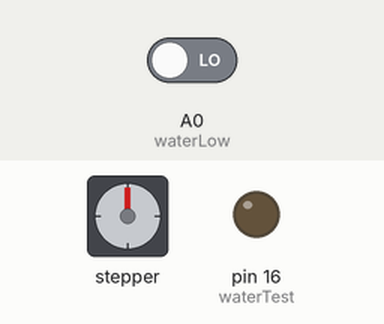
Recording of a sketch running on a simulated Arduino Uno, built with avr-gcc and run on an emulated ATmega328P. On the bench: stepper motor, output pins drawn as LEDs (lit = HIGH). Wiring (inferred from the names in the program): stepper motor (200 steps per turn assumed): coils pin 4, pin 5, pin 6, pin 7. Inputs (shaded band) come from the test bench; at power-on: A0 (waterLow) LOW. The local clock reads 2024-03-15 10:24:30 at power-on unless the sketch sets it; pins used as bus, display or sensor lines are not drawn; what the sketch prints to the serial monitor is not drawn.

Above: at 0.05 s.
Timing chart, 0 to 3.5 s (numbered marks = the images above):
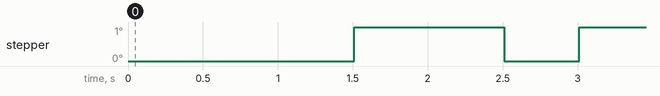

Measured:
- by itself, stepper: alternates 1° for 1.0 s and 0° for 0.50 s

The sketch:

Automatic_Pet_Feeder.ino
```cpp
#include <Stepper.h>
#include <RTClib.h>

// water storage system
#define waterTest 16
#define waterMax 1
#define waterLow 14
#define bowlWaterLow 3
#define waterPumpBowl 4
#define waterSolenoidValve 5
#define bowlWaterLow 2
#define bowlWaterMax 13

// food storage system
#define foodStorageLevel A0
#define foodStorageLevelLed 6
#define LowFoodLed 7


// Feed
const int stepsPerRevolution = 200;
Stepper myStepper(stepsPerRevolution, 8, 9, 10, 11);
int FeedAmount;
int feed_time = 2000;    //define how fast stepper motor works
int feed_length = 600;   //define how much steps should your motor do

// CLOCK
RTC_DS3231 rtc;

void setup() {
myStepper.setSpeed(60);
Serial.begin(9600);
pinMode(waterTest,OUTPUT);
pinMode(waterMax,INPUT);
pinMode(waterLow,INPUT);
pinMode(bowlWaterLow,INPUT);
pinMode(waterPumpBowl,OUTPUT);
pinMode(waterSolenoidValve,OUTPUT);
pinMode(bowlWaterLow,INPUT);
pinMode(bowlWaterMax,INPUT);
pinMode(foodStorageLevel,INPUT);
pinMode(foodStorageLevelLed,OUTPUT);
pinMode(LowFoodLed,OUTPUT);

// CLOCK
if (! rtc.begin()) {
    Serial.println("Couldn't find RTC");
    Serial.flush();
    while (1) delay(10);
  }
  if (rtc.lostPower()) {
    Serial.println("RTC lost power, let's set the time!");
    rtc.adjust(DateTime(F(__DATE__), F(__TIME__)));
  }
Serial.println("Automatic_pet_feeder_system_on");
}

void loop() {
  DateTime now = rtc.now();

 if(Serial.available() == 0)
 {
  if(Serial.read()== '1')
  {
    feed();
  }
  if(Serial.read()== '2')
  {
    waterStorageRefill();
  }
  if(Serial.read()== '3')
  {
    FoodStorageLevel();
  }
  if(Serial.read()== '4')
  {
    waterBowl();
  }
 }
 if((now.hour() == 07 || now.hour() == 18) && now.minute() == 00 && now.second() == 00 );
 {
    Serial.print(now.hour(), DEC);
    Serial.print(':');
    Serial.print(now.minute(), DEC);
    Serial.print(':');
    Serial.print(now.second(), DEC);
    Serial.print("Time to feed");
    feed();
 }
 if(now.minute() == 30)
 {
  waterStorageRefill();
  waterBowl();
}
}

void feed()
{
  Serial.println("Feeding in process");
  myStepper.step(FeedAmount * stepsPerRevolution);
  delay(500);
  Serial.println("Amount of food dispensed : "+(FeedAmount * stepsPerRevolution));
  delay(500);
  FoodStorageLevel();
}

void FoodStorageLevel()
{
  digitalWrite(foodStorageLevelLed,HIGH);
  int a = digitalRead(foodStorageLevel);
  delay(500);
  digitalWrite(foodStorageLevelLed,LOW);
  if( a > 600)
    {
      Serial.println("Container empty, Please refill the container ");
      digitalWrite(LowFoodLed,HIGH);
    }
    else
    {
      Serial.println("Container not empty");
      digitalWrite(LowFoodLed,HIGH);
    }
}

void waterStorageRefill()
{
  Serial.println("Water level testing");
  digitalWrite(waterTest,HIGH);
  if(waterLow == LOW)
  {
    Serial.println("Low water level");
    while(waterMax != HIGH)
    {
      Serial.println("Refilling water");
      digitalWrite(waterSolenoidValve,HIGH);
    }
    digitalWrite(waterSolenoidValve,LOW);
    Serial.println("Water Refill completed");
  }
  digitalWrite(waterTest,LOW);
  Serial.println("Water level check complete");
}
void waterBowl()
{
  digitalWrite(waterTest,HIGH);
  if(bowlWaterLow == LOW)
  {
    Serial.println("Low bowl water level");
    while(bowlWaterMax != HIGH)
    { Serial.println("Refilling bowl water");
      digitalWrite(waterPumpBowl,HIGH);
      if (waterLow == LOW)  // if main tank is empty
      {
         waterStorageRefill();
      }
    }
    digitalWrite(waterPumpBowl,LOW);
    Serial.println("Bowl water Refill completed");
  }
  digitalWrite(waterTest,LOW);
  Serial.println("Water level check complete");
}
```
